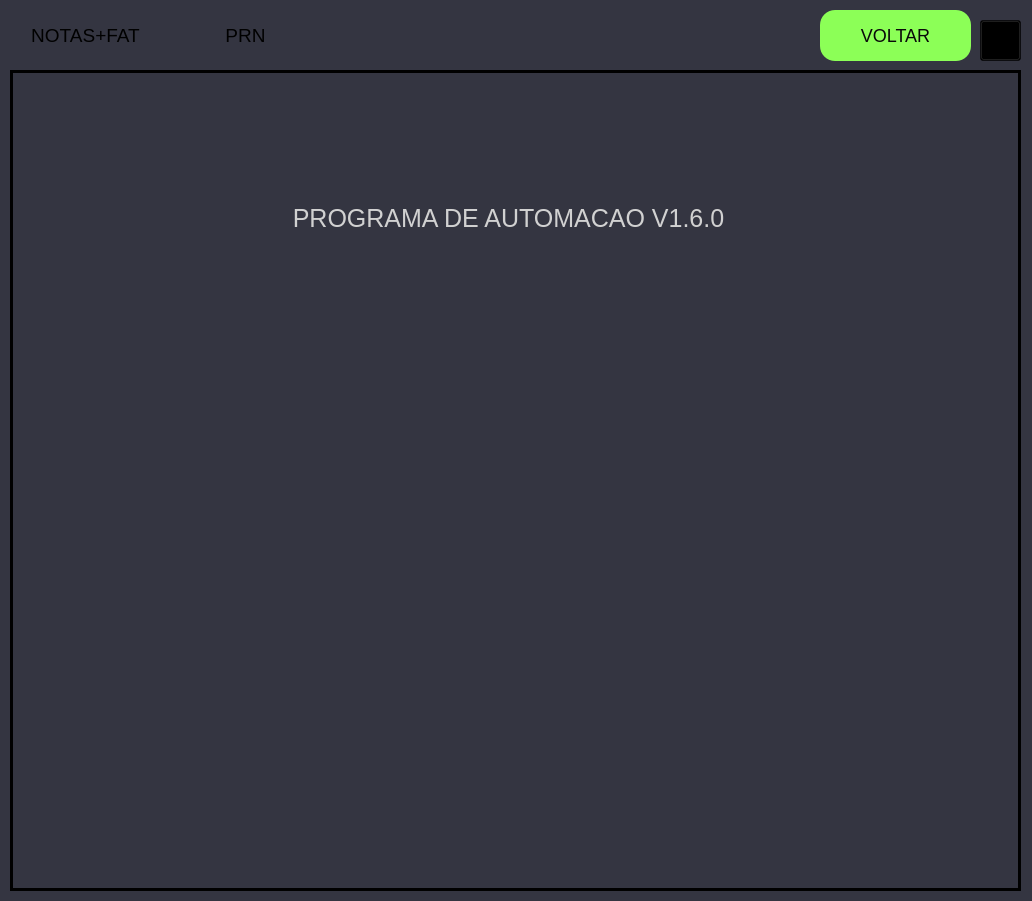
<?xml version="1.0" encoding="UTF-8"?>
<ui version="4.0">
 <class>MainWindow</class>
 <widget class="QMainWindow" name="MainWindow">
  <property name="geometry">
   <rect>
    <x>0</x>
    <y>0</y>
    <width>1032</width>
    <height>901</height>
   </rect>
  </property>
  <property name="sizePolicy">
   <sizepolicy hsizetype="Fixed" vsizetype="Fixed">
    <horstretch>0</horstretch>
    <verstretch>0</verstretch>
   </sizepolicy>
  </property>
  <property name="windowTitle">
   <string>XY-auto</string>
  </property>
  <property name="styleSheet">
   <string notr="true">QMainWindow {
    background-color: rgb(52, 53, 65);
}

QStackedWidget {
    background-color: rgb(52, 53, 65);
    gridline-color: black;
    border-style: solid;
    border-width: 3px;
}

QPushButton[class=&quot;botoes1&quot;] {
    border-radius: 10px;
    border-width: 2px;
    background-color: qlineargradient(
        spread: pad, 
        x1: 0, y1: 1, 
        x2: 0, y2: 0, 
        stop: 0 #648ed1,
        stop: 0.35 #366096,   /* Azul escuro */
        stop: 1 #366096  /* Azul claro */
    );
    font-size: 18px;
}

QPushButton:hover[class=&quot;botoes1&quot;] {
    color: rgb(9, 9, 9);
    border-radius: 10px;
    border-width: 2px;
    border-style: outset;
    border-color: black;
    background-color: #8cff57;
    font-size: 18px;
}

QPushButton[class=&quot;botoes2&quot;] {
    background-color: rgb(37, 38, 47);
    color: white;
    border-radius: 10px;
}

QPushButton:hover[class=&quot;botoes2&quot;] {
    font-size: 12px;
    background-color: rgb(82, 84, 103);
}

QLineEdit {
    background-color: rgb(92, 94, 115);
    color: white;
}

QLabel {
    font-size: 18px;
    border-radius: 15px;
    border-style: outset;
    color: rgb(209, 209, 209);
}

QTextEdit{
background-color: rgb(74, 76, 93);
color: white;
}
QLineEdit{
background-color: rgb(74, 76, 93);
color: white;
}

QComboBox{
	color: white;
background-color: rgb(92, 94, 115);
}
</string>
  </property>
  <widget class="QWidget" name="centralwidget">
   <property name="styleSheet">
    <string notr="true"/>
   </property>
   <widget class="QStackedWidget" name="stackedWidget">
    <property name="geometry">
     <rect>
      <x>10</x>
      <y>70</y>
      <width>1011</width>
      <height>821</height>
     </rect>
    </property>
    <property name="minimumSize">
     <size>
      <width>1011</width>
      <height>821</height>
     </size>
    </property>
    <property name="maximumSize">
     <size>
      <width>1011</width>
      <height>821</height>
     </size>
    </property>
    <property name="baseSize">
     <size>
      <width>1011</width>
      <height>821</height>
     </size>
    </property>
    <property name="cursor">
     <cursorShape>ArrowCursor</cursorShape>
    </property>
    <property name="styleSheet">
     <string notr="true"/>
    </property>
    <property name="currentIndex">
     <number>0</number>
    </property>
    <widget class="QWidget" name="page">
     <widget class="QLabel" name="label_5">
      <property name="geometry">
       <rect>
        <x>0</x>
        <y>70</y>
        <width>991</width>
        <height>151</height>
       </rect>
      </property>
      <property name="styleSheet">
       <string notr="true">font-size: 25px;
</string>
      </property>
      <property name="text">
       <string>PROGRAMA DE AUTOMACAO V1.6.0</string>
      </property>
      <property name="alignment">
       <set>Qt::AlignCenter</set>
      </property>
     </widget>
    </widget>
    <widget class="QWidget" name="pagNotas">
     <widget class="QLabel" name="label_8">
      <property name="geometry">
       <rect>
        <x>10</x>
        <y>10</y>
        <width>991</width>
        <height>31</height>
       </rect>
      </property>
      <property name="styleSheet">
       <string notr="true">font-size: 25px;</string>
      </property>
      <property name="text">
       <string>NOTAS+FATURAMENTO</string>
      </property>
      <property name="alignment">
       <set>Qt::AlignCenter</set>
      </property>
     </widget>
     <widget class="QPushButton" name="btnNotatransformar">
      <property name="geometry">
       <rect>
        <x>790</x>
        <y>700</y>
        <width>201</width>
        <height>41</height>
       </rect>
      </property>
      <property name="styleSheet">
       <string notr="true"/>
      </property>
      <property name="text">
       <string>GERAR NOTAS</string>
      </property>
      <property name="class" stdset="0">
       <string>botoes1</string>
      </property>
     </widget>
     <widget class="QPushButton" name="btnNotaarq">
      <property name="geometry">
       <rect>
        <x>850</x>
        <y>110</y>
        <width>141</width>
        <height>31</height>
       </rect>
      </property>
      <property name="styleSheet">
       <string notr="true"/>
      </property>
      <property name="text">
       <string>SELECIONAR PASTA</string>
      </property>
      <property name="class" stdset="0">
       <string>botoes2</string>
      </property>
     </widget>
     <widget class="QLabel" name="label_9">
      <property name="geometry">
       <rect>
        <x>10</x>
        <y>70</y>
        <width>841</width>
        <height>31</height>
       </rect>
      </property>
      <property name="styleSheet">
       <string notr="true"/>
      </property>
      <property name="text">
       <string>SELECIONAR DOS ARQUIVOS</string>
      </property>
      <property name="alignment">
       <set>Qt::AlignCenter</set>
      </property>
     </widget>
     <widget class="QLabel" name="label_10">
      <property name="geometry">
       <rect>
        <x>10</x>
        <y>220</y>
        <width>841</width>
        <height>31</height>
       </rect>
      </property>
      <property name="styleSheet">
       <string notr="true"/>
      </property>
      <property name="text">
       <string>LOCAL PARA SALVAR</string>
      </property>
      <property name="alignment">
       <set>Qt::AlignCenter</set>
      </property>
     </widget>
     <widget class="QPushButton" name="btnNotalocal">
      <property name="geometry">
       <rect>
        <x>850</x>
        <y>260</y>
        <width>141</width>
        <height>31</height>
       </rect>
      </property>
      <property name="styleSheet">
       <string notr="true"/>
      </property>
      <property name="text">
       <string>SELECIONAR LOCAL</string>
      </property>
      <property name="class" stdset="0">
       <string>botoes2</string>
      </property>
     </widget>
     <widget class="QLineEdit" name="localNotas">
      <property name="geometry">
       <rect>
        <x>10</x>
        <y>110</y>
        <width>831</width>
        <height>31</height>
       </rect>
      </property>
      <property name="styleSheet">
       <string notr="true"/>
      </property>
      <property name="text">
       <string/>
      </property>
     </widget>
     <widget class="QTextEdit" name="txtinfoNota">
      <property name="geometry">
       <rect>
        <x>20</x>
        <y>310</y>
        <width>761</width>
        <height>491</height>
       </rect>
      </property>
      <property name="styleSheet">
       <string notr="true"/>
      </property>
      <property name="html">
       <string>&lt;!DOCTYPE HTML PUBLIC &quot;-//W3C//DTD HTML 4.0//EN&quot; &quot;http://www.w3.org/TR/REC-html40/strict.dtd&quot;&gt;
&lt;html&gt;&lt;head&gt;&lt;meta name=&quot;qrichtext&quot; content=&quot;1&quot; /&gt;&lt;style type=&quot;text/css&quot;&gt;
p, li { white-space: pre-wrap; }
&lt;/style&gt;&lt;/head&gt;&lt;body style=&quot; font-family:'MS Shell Dlg 2'; font-size:8.25pt; font-weight:400; font-style:normal;&quot;&gt;
&lt;p style=&quot;-qt-paragraph-type:empty; margin-top:0px; margin-bottom:0px; margin-left:0px; margin-right:0px; -qt-block-indent:0; text-indent:0px; font-size:12pt;&quot;&gt;&lt;br /&gt;&lt;/p&gt;&lt;/body&gt;&lt;/html&gt;</string>
      </property>
     </widget>
     <widget class="QPushButton" name="btnAbrPastaNota">
      <property name="geometry">
       <rect>
        <x>790</x>
        <y>640</y>
        <width>201</width>
        <height>41</height>
       </rect>
      </property>
      <property name="styleSheet">
       <string notr="true"/>
      </property>
      <property name="text">
       <string>ABRIR PASTA</string>
      </property>
      <property name="class" stdset="0">
       <string>botoes1</string>
      </property>
     </widget>
     <widget class="QLineEdit" name="localNotasSalvar">
      <property name="geometry">
       <rect>
        <x>10</x>
        <y>260</y>
        <width>831</width>
        <height>31</height>
       </rect>
      </property>
      <property name="styleSheet">
       <string notr="true"/>
      </property>
      <property name="text">
       <string/>
      </property>
     </widget>
     <widget class="QLabel" name="label_11">
      <property name="geometry">
       <rect>
        <x>10</x>
        <y>160</y>
        <width>61</width>
        <height>31</height>
       </rect>
      </property>
      <property name="styleSheet">
       <string notr="true"/>
      </property>
      <property name="text">
       <string>MÊS:</string>
      </property>
      <property name="alignment">
       <set>Qt::AlignCenter</set>
      </property>
     </widget>
     <widget class="QLabel" name="label_12">
      <property name="geometry">
       <rect>
        <x>150</x>
        <y>160</y>
        <width>61</width>
        <height>31</height>
       </rect>
      </property>
      <property name="styleSheet">
       <string notr="true"/>
      </property>
      <property name="text">
       <string>ANO:</string>
      </property>
      <property name="alignment">
       <set>Qt::AlignCenter</set>
      </property>
     </widget>
     <widget class="QPushButton" name="btnCNPJ">
      <property name="geometry">
       <rect>
        <x>790</x>
        <y>320</y>
        <width>201</width>
        <height>41</height>
       </rect>
      </property>
      <property name="styleSheet">
       <string notr="true"/>
      </property>
      <property name="text">
       <string>PESQUISAR CNPJS</string>
      </property>
      <property name="class" stdset="0">
       <string>botoes1</string>
      </property>
     </widget>
     <widget class="QPushButton" name="btn_exportar">
      <property name="geometry">
       <rect>
        <x>790</x>
        <y>380</y>
        <width>201</width>
        <height>41</height>
       </rect>
      </property>
      <property name="styleSheet">
       <string notr="true"/>
      </property>
      <property name="text">
       <string>EXPORTAR BANCO</string>
      </property>
      <property name="class" stdset="0">
       <string>botoes1</string>
      </property>
     </widget>
     <widget class="QComboBox" name="txtmes">
      <property name="geometry">
       <rect>
        <x>70</x>
        <y>161</y>
        <width>81</width>
        <height>31</height>
       </rect>
      </property>
      <property name="styleSheet">
       <string notr="true"/>
      </property>
      <item>
       <property name="text">
        <string/>
       </property>
      </item>
      <item>
       <property name="text">
        <string>01</string>
       </property>
      </item>
      <item>
       <property name="text">
        <string>02</string>
       </property>
      </item>
      <item>
       <property name="text">
        <string>03</string>
       </property>
      </item>
      <item>
       <property name="text">
        <string>04</string>
       </property>
      </item>
      <item>
       <property name="text">
        <string>05</string>
       </property>
      </item>
      <item>
       <property name="text">
        <string>06</string>
       </property>
      </item>
      <item>
       <property name="text">
        <string>07</string>
       </property>
      </item>
      <item>
       <property name="text">
        <string>08</string>
       </property>
      </item>
      <item>
       <property name="text">
        <string>09</string>
       </property>
      </item>
      <item>
       <property name="text">
        <string>10</string>
       </property>
      </item>
      <item>
       <property name="text">
        <string>11</string>
       </property>
      </item>
      <item>
       <property name="text">
        <string>12</string>
       </property>
      </item>
     </widget>
     <widget class="QComboBox" name="txtano">
      <property name="geometry">
       <rect>
        <x>210</x>
        <y>160</y>
        <width>81</width>
        <height>31</height>
       </rect>
      </property>
      <property name="autoFillBackground">
       <bool>false</bool>
      </property>
      <property name="styleSheet">
       <string notr="true"/>
      </property>
      <item>
       <property name="text">
        <string/>
       </property>
      </item>
      <item>
       <property name="text">
        <string>2018</string>
       </property>
      </item>
      <item>
       <property name="text">
        <string>2019</string>
       </property>
      </item>
      <item>
       <property name="text">
        <string>2020</string>
       </property>
      </item>
      <item>
       <property name="text">
        <string>2021</string>
       </property>
      </item>
      <item>
       <property name="text">
        <string>2022</string>
       </property>
      </item>
      <item>
       <property name="text">
        <string>2023</string>
       </property>
      </item>
      <item>
       <property name="text">
        <string>2024</string>
       </property>
      </item>
      <item>
       <property name="text">
        <string>2025</string>
       </property>
      </item>
      <item>
       <property name="text">
        <string>2026</string>
       </property>
      </item>
      <item>
       <property name="text">
        <string>2027</string>
       </property>
      </item>
      <item>
       <property name="text">
        <string>2028</string>
       </property>
      </item>
      <item>
       <property name="text">
        <string>2029</string>
       </property>
      </item>
      <item>
       <property name="text">
        <string>2030</string>
       </property>
      </item>
     </widget>
     <widget class="QPushButton" name="btnFATtransformar">
      <property name="geometry">
       <rect>
        <x>790</x>
        <y>760</y>
        <width>201</width>
        <height>41</height>
       </rect>
      </property>
      <property name="styleSheet">
       <string notr="true"/>
      </property>
      <property name="text">
       <string>GERAR FATURAMENTO</string>
      </property>
      <property name="class" stdset="0">
       <string>botoes1</string>
      </property>
     </widget>
     <widget class="QPushButton" name="btn_importar">
      <property name="geometry">
       <rect>
        <x>790</x>
        <y>440</y>
        <width>201</width>
        <height>41</height>
       </rect>
      </property>
      <property name="styleSheet">
       <string notr="true"/>
      </property>
      <property name="text">
       <string>IMPORTAR BANCO</string>
      </property>
      <property name="class" stdset="0">
       <string>botoes1</string>
      </property>
     </widget>
    </widget>
    <widget class="QWidget" name="pagPRN">
     <widget class="QLabel" name="label_2">
      <property name="geometry">
       <rect>
        <x>10</x>
        <y>10</y>
        <width>991</width>
        <height>31</height>
       </rect>
      </property>
      <property name="styleSheet">
       <string notr="true">font-size: 25px;</string>
      </property>
      <property name="text">
       <string>Transformar PRN</string>
      </property>
      <property name="alignment">
       <set>Qt::AlignCenter</set>
      </property>
     </widget>
     <widget class="QPushButton" name="btnPRNarq">
      <property name="geometry">
       <rect>
        <x>860</x>
        <y>130</y>
        <width>131</width>
        <height>31</height>
       </rect>
      </property>
      <property name="styleSheet">
       <string notr="true"/>
      </property>
      <property name="text">
       <string>SELECIONAR ARQ</string>
      </property>
      <property name="class" stdset="0">
       <string>botoes2</string>
      </property>
     </widget>
     <widget class="QLineEdit" name="textoPRNarq">
      <property name="geometry">
       <rect>
        <x>10</x>
        <y>110</y>
        <width>831</width>
        <height>31</height>
       </rect>
      </property>
      <property name="styleSheet">
       <string notr="true"/>
      </property>
     </widget>
     <widget class="QLineEdit" name="textoPRNlocal">
      <property name="geometry">
       <rect>
        <x>10</x>
        <y>260</y>
        <width>831</width>
        <height>31</height>
       </rect>
      </property>
      <property name="styleSheet">
       <string notr="true"/>
      </property>
     </widget>
     <widget class="QPushButton" name="btnPRNlocal">
      <property name="geometry">
       <rect>
        <x>860</x>
        <y>260</y>
        <width>131</width>
        <height>31</height>
       </rect>
      </property>
      <property name="styleSheet">
       <string notr="true"/>
      </property>
      <property name="text">
       <string>SELECIONAR LOCAL</string>
      </property>
      <property name="teste" stdset="0">
       <string>kk</string>
      </property>
      <property name="class" stdset="0">
       <string>botoes2</string>
      </property>
     </widget>
     <widget class="QLabel" name="label_6">
      <property name="geometry">
       <rect>
        <x>10</x>
        <y>210</y>
        <width>831</width>
        <height>31</height>
       </rect>
      </property>
      <property name="styleSheet">
       <string notr="true"/>
      </property>
      <property name="text">
       <string>LOCAL PARA SALVAR</string>
      </property>
      <property name="alignment">
       <set>Qt::AlignCenter</set>
      </property>
     </widget>
     <widget class="QLabel" name="label_7">
      <property name="geometry">
       <rect>
        <x>10</x>
        <y>70</y>
        <width>831</width>
        <height>31</height>
       </rect>
      </property>
      <property name="styleSheet">
       <string notr="true"/>
      </property>
      <property name="text">
       <string>SELECIONAR ARQUIVO/PASTA</string>
      </property>
      <property name="alignment">
       <set>Qt::AlignCenter</set>
      </property>
     </widget>
     <widget class="QPushButton" name="btnPRNtransformar">
      <property name="geometry">
       <rect>
        <x>790</x>
        <y>760</y>
        <width>201</width>
        <height>41</height>
       </rect>
      </property>
      <property name="styleSheet">
       <string notr="true"/>
      </property>
      <property name="text">
       <string>TRANSFORMAR</string>
      </property>
      <property name="class" stdset="0">
       <string>botoes1</string>
      </property>
     </widget>
     <widget class="QTextEdit" name="txtinfoPRN">
      <property name="geometry">
       <rect>
        <x>20</x>
        <y>310</y>
        <width>761</width>
        <height>491</height>
       </rect>
      </property>
      <property name="styleSheet">
       <string notr="true"/>
      </property>
     </widget>
     <widget class="QPushButton" name="btnAbrPasta">
      <property name="geometry">
       <rect>
        <x>790</x>
        <y>700</y>
        <width>201</width>
        <height>41</height>
       </rect>
      </property>
      <property name="styleSheet">
       <string notr="true"/>
      </property>
      <property name="text">
       <string>ABRIR PASTA</string>
      </property>
      <property name="class" stdset="0">
       <string>botoes1</string>
      </property>
     </widget>
     <widget class="QPushButton" name="btnPRNpasta">
      <property name="geometry">
       <rect>
        <x>860</x>
        <y>90</y>
        <width>131</width>
        <height>31</height>
       </rect>
      </property>
      <property name="styleSheet">
       <string notr="true"/>
      </property>
      <property name="text">
       <string>SELECIONAR PASTA</string>
      </property>
      <property name="class" stdset="0">
       <string>botoes2</string>
      </property>
     </widget>
    </widget>
    <widget class="QWidget" name="pagRazao">
     <widget class="QLabel" name="label_3">
      <property name="geometry">
       <rect>
        <x>50</x>
        <y>40</y>
        <width>481</width>
        <height>61</height>
       </rect>
      </property>
      <property name="styleSheet">
       <string notr="true">border-radius: 15px;
font: 87 12pt &quot;Arial Black&quot;;
border-style: outset;
color: rgb(209, 209, 209);
</string>
      </property>
      <property name="text">
       <string>AINDA NAO FEITO</string>
      </property>
      <property name="alignment">
       <set>Qt::AlignCenter</set>
      </property>
     </widget>
    </widget>
    <widget class="QWidget" name="pagRateio">
     <widget class="QLabel" name="label_4">
      <property name="geometry">
       <rect>
        <x>210</x>
        <y>70</y>
        <width>361</width>
        <height>31</height>
       </rect>
      </property>
      <property name="styleSheet">
       <string notr="true"/>
      </property>
      <property name="text">
       <string>NAO FEITO</string>
      </property>
      <property name="alignment">
       <set>Qt::AlignCenter</set>
      </property>
     </widget>
    </widget>
   </widget>
   <widget class="QPushButton" name="btnNotas">
    <property name="geometry">
     <rect>
      <x>10</x>
      <y>10</y>
      <width>151</width>
      <height>51</height>
     </rect>
    </property>
    <property name="styleSheet">
     <string notr="true">QPushButton{
border-radius: 10px;
border-width:2px;
background-color: qlineargradient(
        spread:pad, 
        x1:0, y1:1, 
        x2:0, y2:0, 
        stop:0 #648ed1,
		stop:0.35 #366096,   /* Azul escuro (rgb(7, 0, 235)) */
        stop:1 #366096  /* Azul claro (rgb(0, 255, 255)) */
    );
font-size: 19px;
}

QPushButton:hover{
color: rgb(9, 9, 9);
border-radius: 10px;
border-width:2px;
border-style:outset;
border-color:black;
background-color: #8cff57;
font-size: 19px;
}</string>
    </property>
    <property name="text">
     <string>NOTAS+FAT</string>
    </property>
   </widget>
   <widget class="QPushButton" name="btnPRN">
    <property name="geometry">
     <rect>
      <x>170</x>
      <y>10</y>
      <width>151</width>
      <height>51</height>
     </rect>
    </property>
    <property name="styleSheet">
     <string notr="true">QPushButton{
border-radius: 10px;
border-width:2px;
background-color: qlineargradient(
        spread:pad, 
        x1:0, y1:1, 
        x2:0, y2:0, 
        stop:0 #648ed1,
		stop:0.35 #366096,   /* Azul escuro (rgb(7, 0, 235)) */
        stop:1 #366096  /* Azul claro (rgb(0, 255, 255)) */
    );
font-size: 19px;
}

QPushButton:hover{
color: rgb(9, 9, 9);
border-radius: 10px;
border-width:2px;
border-style:outset;
border-color:black;
background-color: #8cff57;
font-size: 19px;
}</string>
    </property>
    <property name="text">
     <string>PRN</string>
    </property>
   </widget>
   <widget class="QPushButton" name="btnRazao">
    <property name="enabled">
     <bool>false</bool>
    </property>
    <property name="geometry">
     <rect>
      <x>330</x>
      <y>10</y>
      <width>151</width>
      <height>51</height>
     </rect>
    </property>
    <property name="styleSheet">
     <string notr="true">QPushButton{
border-radius: 10px;
border-width:2px;
background-color: qlineargradient(
        spread:pad, 
        x1:0, y1:1, 
        x2:0, y2:0, 
        stop:0 #648ed1,
		stop:0.35 #366096,   /* Azul escuro (rgb(7, 0, 235)) */
        stop:1 #366096  /* Azul claro (rgb(0, 255, 255)) */
    );
font-size: 20px;
}

QPushButton:hover{
border-radius: 10px;
border-width:2px;
border-style:outset;
border-color:black;
background-color: #8cff57;
font-size: 21px;
}</string>
    </property>
    <property name="text">
     <string/>
    </property>
   </widget>
   <widget class="QPushButton" name="btnRateio">
    <property name="enabled">
     <bool>false</bool>
    </property>
    <property name="geometry">
     <rect>
      <x>490</x>
      <y>10</y>
      <width>151</width>
      <height>51</height>
     </rect>
    </property>
    <property name="styleSheet">
     <string notr="true">QPushButton{
border-radius: 10px;
border-width:2px;
background-color: qlineargradient(
        spread:pad, 
        x1:0, y1:1, 
        x2:0, y2:0, 
        stop:0 #648ed1,
		stop:0.35 #366096,   /* Azul escuro (rgb(7, 0, 235)) */
        stop:1 #366096  /* Azul claro (rgb(0, 255, 255)) */
    );
font-size: 20px;
}

QPushButton:hover{
border-radius: 10px;
border-width:2px;
border-style:outset;
border-color:black;
background-color: #8cff57;
font-size: 21px;
}</string>
    </property>
    <property name="text">
     <string/>
    </property>
   </widget>
   <widget class="QPushButton" name="btnVoltar">
    <property name="geometry">
     <rect>
      <x>820</x>
      <y>10</y>
      <width>151</width>
      <height>51</height>
     </rect>
    </property>
    <property name="styleSheet">
     <string notr="true">QPushButton{
color: rgb(9, 9, 9);
border-radius: 15px;
border-width:2px;
background-color: #8cff57;
font-size: 18px;
}
QPushButton:hover{
color: rgb(9, 9, 9);
border-radius: 15px;
border-width:2px;
border-style:outset;
border-color:black;
background-color: #8cff57;
font-size: 20px;
}</string>
    </property>
    <property name="text">
     <string>VOLTAR</string>
    </property>
   </widget>
   <widget class="QPushButton" name="btnescuro">
    <property name="geometry">
     <rect>
      <x>980</x>
      <y>20</y>
      <width>41</width>
      <height>41</height>
     </rect>
    </property>
    <property name="styleSheet">
     <string notr="true">background-color: transparent;</string>
    </property>
    <property name="text">
     <string/>
    </property>
   </widget>
   <widget class="QPushButton" name="btnclaro">
    <property name="geometry">
     <rect>
      <x>980</x>
      <y>20</y>
      <width>41</width>
      <height>41</height>
     </rect>
    </property>
    <property name="styleSheet">
     <string notr="true">background-color: transparent;</string>
    </property>
    <property name="text">
     <string/>
    </property>
   </widget>
  </widget>
 </widget>
 <resources/>
 <connections/>
</ui>
